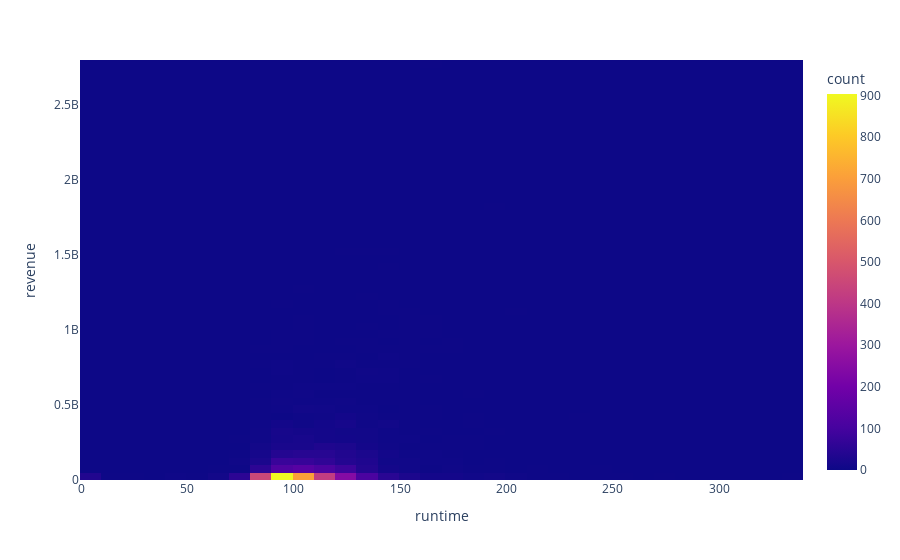

Here is the notebook cell this chart was saved with:
### Code cell
px.density_heatmap(movies,x='runtime',y='revenue',labels={'x':'runtime','y':'revenue'})

### Figure 1 — Plotly figure (JSON) as saved in the notebook; plotly's stock layout.template omitted (floating-point values rounded to 4 significant figures; data arrays with more than 128 entries replaced by an {"elided": "..."} marker saying what was removed)
{"data": [{"coloraxis": "coloraxis", "hovertemplate": "runtime=%{x}<br>revenue=%{y}<br>count=%{z}<extra></extra>", "name": "", "type": "histogram2d", "x": {"elided": "4803 float values"}, "xaxis": "x", "xbingroup": "x", "y": {"elided": "4803 int values"}, "yaxis": "y", "ybingroup": "y"}], "layout": {"coloraxis": {"colorbar": {"title": {"text": "count"}}, "colorscale": [[0.0, "#0d0887"], [0.1111, "#46039f"], [0.2222, "#7201a8"], [0.3333, "#9c179e"], [0.4444, "#bd3786"], [0.5556, "#d8576b"], [0.6667, "#ed7953"], [0.7778, "#fb9f3a"], [0.8889, "#fdca26"], [1.0, "#f0f921"]]}, "legend": {"tracegroupgap": 0}, "margin": {"t": 60}, "xaxis": {"anchor": "y", "domain": [0.0, 1.0], "title": {"text": "runtime"}}, "yaxis": {"anchor": "x", "domain": [0.0, 1.0], "title": {"text": "revenue"}}}}
